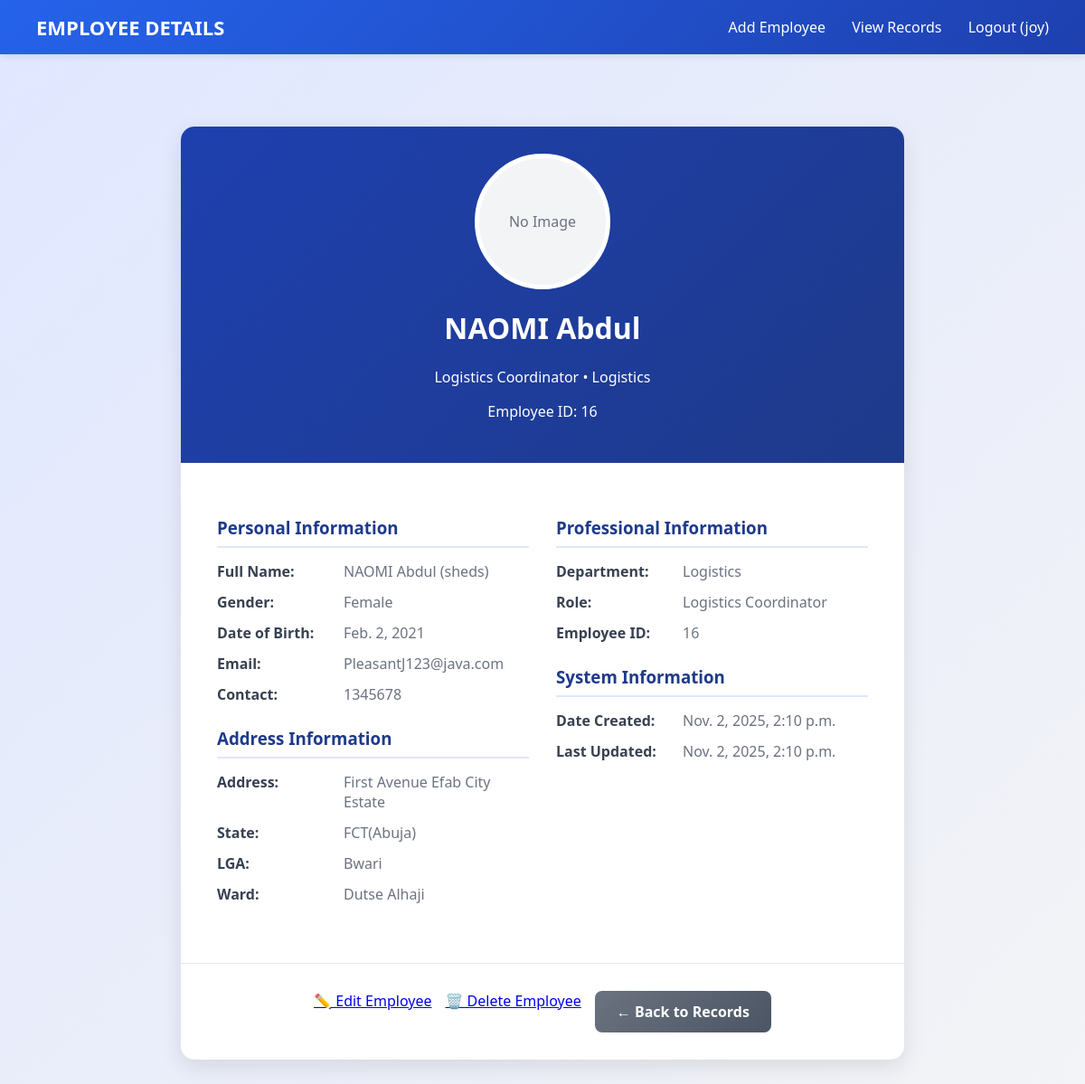
Page /employee/view/3/ (signed in) on the committed database.
### employees/models.py (models this page shows, shortened)
class Employee(models.Model):
    first_name = models.CharField(max_length=100)
    surname = models.CharField(max_length=100)  # Changed from last_name to match form
    other_name = models.CharField(max_length=100, blank=True, null=True)
    employee_id = models.CharField(max_length=50, unique=True)  # NEW field
    email = models.EmailField(unique=True)
    contact_number = models.CharField(max_length=20)  # NEW field
    date_of_birth = models.DateField()
    address = models.TextField()  # NEW field
    GENDER_CHOICES = [
        ('Male', 'Male'),
        ('Female', 'Female'),
    ]
    gender = models.CharField(max_length=10, choices=GENDER_CHOICES)
    state = models.CharField(max_length=100)
    lga = models.CharField(max_length=100)  # Local Government Area
    ward = models.CharField(max_length=100)
    department = models.CharField(max_length=100)
    role = models.CharField(max_length=100)
    profile_picture = models.ImageField(
        upload_to='profile_pictures/',
        blank=True,
        null=True,
        verbose_name='Profile Picture'
    )
    created_at = models.DateTimeField(auto_now_add=True)
    updated_at = models.DateTimeField(auto_now=True)
    class Meta:
        db_table = 'employees'
        ordering = ['-created_at']  # Newest records first by default

### employees/views.py (the view)
    def _wrapped_view(request, *args, **kwargs):
        if not request.user.is_superuser:
            return redirect('access_denied')
        return view_func(request, *args, **kwargs)

### employees/views.py (called while the page is built)
def superuser_required(view_func):
    def _wrapped_view(request, *args, **kwargs):
        if not request.user.is_superuser:
            return redirect('access_denied')
        return view_func(request, *args, **kwargs)
    return _wrapped_view

@login_required
@superuser_required
def view_employee(request, employee_id):
    employee = get_object_or_404(Employee, id=employee_id)
    return render(request, 'employees/view_employee.html', {'employee': employee})

### employees/templates/employees/view_employee.html (shortened to what this page needs)
<!DOCTYPE html>
<html lang="en">
<head>
    {% load static %}
    <link rel="stylesheet" href="{% static 'css/form.css' %}">
</head>
<body>
    <header class="navbar">
        <h1>EMPLOYEE DETAILS</h1>
        <nav>
            <a href="{% url 'employee_form' %}">Add Employee</a>
            <a href="{% url 'view_records' %}">View Records</a>
            {% if user.is_authenticated %}
                <a href="{% url 'logout' %}">Logout ({{ user.username }})</a>
            {% endif %}
        </nav>
    </header>
    <main>
        <div class="employee-details">
            <div class="employee-header">
                {% if employee.profile_picture %}
                    <img src="{{ employee.profile_picture.url }}" alt="Profile Picture" class="profile-picture-large">
                {% else %}
                    <div class="no-image-large">No Image</div>
                {% endif %}
                <h1>{{ employee.first_name }} {{ employee.surname }}</h1>
                <p>{{ employee.role }} • {{ employee.department }}</p>
                <p>Employee ID: {{ employee.employee_id }}</p>
            </div>
            <div class="details-grid">
                <div class="personal-info">
                    <div class="detail-section">
                        <h3>Personal Information</h3>
                        <div class="detail-item">
                            <span class="detail-label">Full Name:</span>
                            <span class="detail-value">{{ employee.first_name }} {{ employee.surname }} {% if employee.other_name %}({{ employee.other_name }}){% endif %}</span>
                        </div>
                        <div class="detail-item">
                            <span class="detail-label">Gender:</span>
                            <span class="detail-value">{{ employee.gender }}</span>
                        </div>
                        <div class="detail-item">
                            <span class="detail-label">Date of Birth:</span>
                            <span class="detail-value">{{ employee.date_of_birth }}</span>
                        </div>
                        <div class="detail-item">
                            <span class="detail-label">Email:</span>
                            <span class="detail-value">{{ employee.email }}</span>
                        </div>
                        <div class="detail-item">
                            <span class="detail-label">Contact:</span>
                            <span class="detail-value">{{ employee.contact_number }}</span>
                        </div>
                    </div>
                    <div class="detail-section">
                        <h3>Address Information</h3>
                        <div class="detail-item">
                            <span class="detail-label">Address:</span>
                            <span class="detail-value">{{ employee.address }}</span>
                        </div>
                        <div class="detail-item">
                            <span class="detail-label">State:</span>
                            <span class="detail-value">{{ employee.state }}</span>
                        </div>
                        <div class="detail-item">
                            <span class="detail-label">LGA:</span>
                            <span class="detail-value">{{ employee.lga }}</span>
                        </div>
                        <div class="detail-item">
                            <span class="detail-label">Ward:</span>
                            <span class="detail-value">{{ employee.ward }}</span>
                        </div>
                    </div>
                </div>
                <div class="professional-info">
                    <div class="detail-section">
                        <h3>Professional Information</h3>
                        <div class="detail-item">
                            <span class="detail-label">Department:</span>
                            <span class="detail-value">{{ employee.department }}</span>
                        </div>
                        <div class="detail-item">
                            <span class="detail-label">Role:</span>
                            <span class="detail-value">{{ employee.role }}</span>
                        </div>
                        <div class="detail-item">
                            <span class="detail-label">Employee ID:</span>
                            <span class="detail-value">{{ employee.employee_id }}</span>
                        </div>
                    </div>
                    <div class="detail-section">
                        <h3>System Information</h3>
                        <div class="detail-item">
                            <span class="detail-label">Date Created:</span>
                            <span class="detail-value">{{ employee.created_at }}</span>
                        </div>
                        <div class="detail-item">
                            <span class="detail-label">Last Updated:</span>
                            <span class="detail-value">{{ employee.updated_at }}</span>
                        </div>
                    </div>
                </div>
            </div>
            <div class="action-buttons">
                <a href="{% url 'edit_employee' employee.id %}" class="edit-btn">✏️ Edit Employee</a>
                <a href="{% url 'delete_employee' employee.id %}" class="delete-btn" onclick="return confirm('Are you sure you want to delete this employee?')">🗑️ Delete Employee</a>
                <a href="{% url 'view_records' %}" class="btn-secondary">← Back to Records</a>
            </div>
        </div>
    </main>
</body>
</html>

### employees/static/css/form.css (style rules this page uses)
*, *::before, *::after { box-sizing: border-box; }
body { font-family: 'Segoe UI', Tahoma, Geneva, Verdana, sans-serif; background: linear-gradient(135deg, #e0e7ff, #f3f4f6); margin: 0; padding: 0; min-height: 100vh; display: flex; flex-direction: column; align-items: center; }
.navbar { width: 100%; background: linear-gradient(135deg, #2563eb, #1e40af); color: #fff; display: flex; justify-content: space-between; align-items: center; padding: 15px 40px; box-shadow: 0 2px 8px rgba(0, 0, 0, 0.1); position: sticky; top: 0; z-index: 9999; flex-wrap: wrap; gap: 10px; }
.navbar h1 { font-size: 22px; margin: 0; font-weight: 600; }
.navbar nav a { color: white; text-decoration: none; margin-left: 25px; font-weight: 500; transition: color 0.3s ease; pointer-events: auto; }
main { flex-grow: 1; width: 100%; display: flex; justify-content: center; align-items: flex-start; padding: 40px 20px; }
.btn-secondary { display: inline-block; padding: 12px 24px; background: linear-gradient(135deg, #6b7280, #4b5563); color: white; text-decoration: none; border-radius: 8px; font-weight: 600; transition: all 0.3s ease; }

### employees/templates/employees/view_employee.html (style rules this page uses)
.employee-details { max-width: 800px; margin: 40px auto; background: white; border-radius: 15px; box-shadow: 0 8px 25px rgba(0, 0, 0, 0.1); overflow: hidden; }
.employee-header { background: linear-gradient(135deg, #1e40af, #1e3a8a); color: white; padding: 30px; text-align: center; }
.no-image-large { width: 150px; height: 150px; border-radius: 50%; background: #f3f4f6; display: flex; align-items: center; justify-content: center; color: #6b7280; border: 5px solid white; margin: 0 auto 20px; }
.details-grid { display: grid; grid-template-columns: 1fr 1fr; gap: 30px; padding: 40px; }
.detail-section { margin-bottom: 25px; }
.detail-section h3 { color: #1e3a8a; border-bottom: 2px solid #e0e7ff; padding-bottom: 8px; margin-bottom: 15px; }
.detail-item { margin-bottom: 12px; display: flex; }
.detail-label { font-weight: 600; color: #374151; min-width: 140px; }
.detail-value { color: #6b7280; flex: 1; }
.action-buttons { display: flex; gap: 15px; justify-content: center; padding: 30px; border-top: 1px solid #e5e7eb; }

### rows in the picture
Employee: first_name "NAOMI", surname "Abdul", role "Logistics Coordinator", department "Logistics", employee_id "16", other_name "sheds", gender "Female", date_of_birth "Feb. 2, 2021", email "PleasantJ123@java.com", contact_number "1345678", address "First Avenue Efab City Estate", state "FCT(Abuja)", lga "Bwari", ward "Dutse Alhaji", created_at "Nov. 2, 2025, 2:10 p.m.", updated_at "Nov. 2, 2025, 2:10 p.m."

### other values in the picture
{{ user.username }} "joy"
